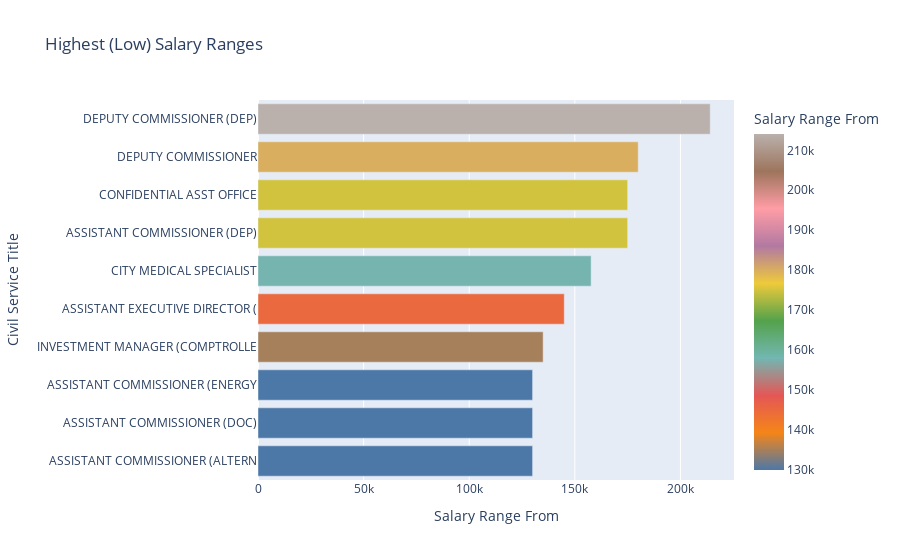

Notebook code for this chart:
### Code cell
high_sal_range = (df.groupby('Civil Service Title')['Salary Range From'].mean().nlargest(10)).reset_index()

fig = px.bar(high_sal_range, y="Civil Service Title", x="Salary Range From", orientation='h', title = "Highest (Low) Salary Ranges",color=  "Salary Range From", color_continuous_scale= px.colors.qualitative.T10).update_yaxes(categoryorder="total ascending")

fig.show()

### Figure 1 — Plotly figure (JSON) as saved in the notebook; plotly's stock layout.template omitted (floating-point values rounded to 4 significant figures)
{"data": [{"alignmentgroup": "True", "hovertemplate": "Salary Range From=%{marker.color}<br>Civil Service Title=%{y}<extra></extra>", "legendgroup": "", "marker": {"color": [214086, 180000, 175000, 175000, 157725, 145000, 135000, 130000, 130000, 130000], "coloraxis": "coloraxis", "pattern": {"shape": ""}}, "name": "", "offsetgroup": "", "orientation": "h", "showlegend": false, "textposition": "auto", "x": [214086, 180000, 175000, 175000, 157725, 145000, 135000, 130000, 130000, 130000], "xaxis": "x", "y": ["DEPUTY COMMISSIONER (DEP)", "DEPUTY COMMISSIONER", "ASSISTANT COMMISSIONER (DEP)", "CONFIDENTIAL ASST OFFICE", "CITY MEDICAL SPECIALIST", "ASSISTANT EXECUTIVE DIRECTOR (", "INVESTMENT MANAGER (COMPTROLLE", "ASSISTANT COMMISSIONER (ALTERN", "ASSISTANT COMMISSIONER (DOC)", "ASSISTANT COMMISSIONER (ENERGY"], "yaxis": "y", "type": "bar"}], "layout": {"xaxis": {"anchor": "y", "domain": [0, 1], "title": {"text": "Salary Range From"}, "type": "linear", "range": [0, 225400.0], "autorange": true}, "yaxis": {"anchor": "x", "domain": [0, 1], "title": {"text": "Civil Service Title"}, "categoryorder": "total ascending", "type": "category", "range": [-0.5, 9.5], "autorange": true}, "coloraxis": {"colorbar": {"title": {"text": "Salary Range From"}}, "colorscale": [[0, "#4C78A8"], [0.1111, "#F58518"], [0.2222, "#E45756"], [0.3333, "#72B7B2"], [0.4444, "#54A24B"], [0.5556, "#EECA3B"], [0.6667, "#B279A2"], [0.7778, "#FF9DA6"], [0.8889, "#9D755D"], [1, "#BAB0AC"]]}, "legend": {"tracegroupgap": 0}, "title": {"text": "Highest (Low) Salary Ranges"}, "barmode": "relative", "autosize": true}}
